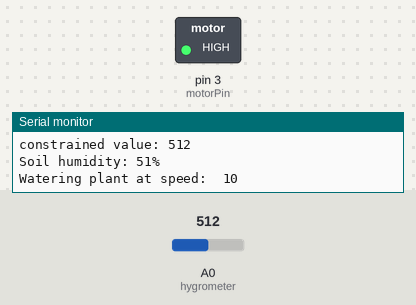
Simulated run of this sketch. Board: Arduino Uno, built with avr-gcc and run on an emulated ATmega328P. Parts: switched loads named in the sketch (green lamp = pin HIGH), the last lines printed to the serial monitor. Inputs (shaded band) come from the test bench; at power-on: A0 (hygrometer) = 512.

Above: at 1.0 s.
At 17.0 s:
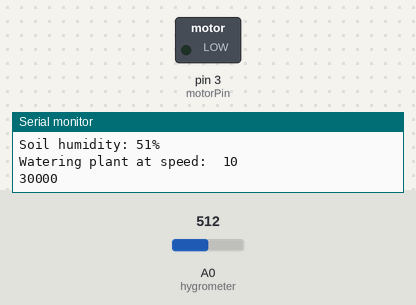
Timing chart, 0 to 41.6 s (numbered marks = the images above):
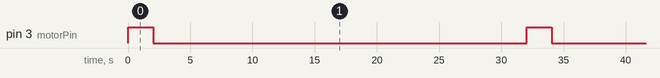

Measured:
- by itself, pin 3 (motorPin): alternates HIGH for 2.0 s and LOW for 30.0 s

The sketch:

water_pump_and_soil_reader.ino
```cpp
//Constants
const int motorPin = 3;
const int hygrometer = A0;  //Hygrometer sensor analog pin output at pin A0 of Arduino
const int noWaterSpeed = 0;
const int waterSpeed = 10;
const bool debug = true;
const unsigned long default_delay = 30000;//1200000; //60000 * 20; //20 minutes
const int wet = 40;
const int minimum_raw_value = 200;
const int dry = 1000;
const int hundred_percent = 100;
const int zero_percent = 0;
const unsigned long watering_period = 2000; //2 seconds

void setup() {
  pinMode(motorPin, OUTPUT);
  Serial.begin(9600);
  while (! Serial);
  Serial.println("Setting up");
}

void loop() {
  int rawValue = readSoilHumidity();
  bool shouldWaterPlant = rawValue >= minimum_raw_value;
  shouldWaterPlant ?  waterPlant() : turnPumpOff();
  Serial.print(default_delay);
  delay(default_delay); //Read every 20 mins ater watering or turning off pump
}

int readSoilHumidity() {
  int rawValue = analogRead(hygrometer);   //Read analog value
  int constrainedValue = constrain(rawValue,wet,dry); //constrain values to within the wettest value and driest value
  int humidityPercent =  map(constrainedValue, wet, dry, hundred_percent, zero_percent);  //Map value : wet will be 100 and dry will be 0
  logSoilHumidity(rawValue, constrainedValue, humidityPercent);
  return rawValue;
}

void waterPlant() {
  logWatering();
  turnPumpOn();
  delay(watering_period); //0nly water for set period of time
  turnPumpOff(); // then turn off pump
}

void turnPumpOn() {
  digitalWrite(motorPin, waterSpeed);
}

void turnPumpOff() {
  digitalWrite(motorPin, noWaterSpeed);
}

void logSoilHumidity(int rawValue, int constrainedValue,int humidity) {
  Serial.print("raw value: ");
  Serial.print(rawValue);
  Serial.print("\n");
  Serial.print("constrained value: ");
  Serial.print(constrainedValue);
  Serial.print("\n");
  Serial.print("Soil humidity: ");
  Serial.print(humidity);
  Serial.print("%\n");
}

void logWatering() {
    Serial.print("Watering plant at speed:  ");
    Serial.print(waterSpeed);
    Serial.print("\n");
}
```
